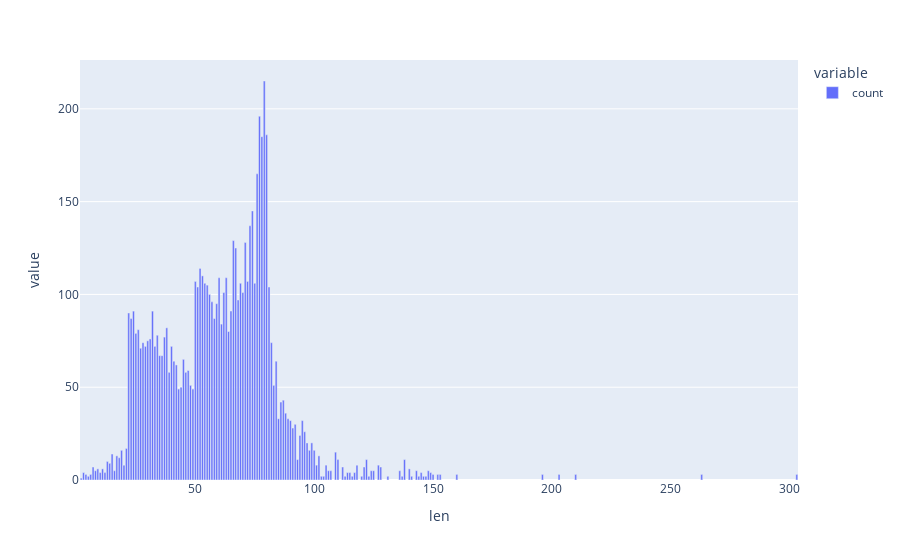

Notebook cell for this chart:
### Code cell
fig = px.bar(split_df.len.value_counts())
fig.show()

### Figure 1 — Plotly figure (JSON) as saved in the notebook; plotly's stock layout.template omitted (floating-point values rounded to 4 significant figures; data arrays with more than 128 entries replaced by an {"elided": "..."} marker saying what was removed)
{"data": [{"hovertemplate": "variable=count<br>len=%{x}<br>value=%{y}<extra></extra>", "legendgroup": "count", "marker": {"color": "#636efa", "pattern": {"shape": ""}}, "name": "count", "orientation": "v", "showlegend": true, "textposition": "auto", "type": "bar", "x": {"elided": "145 int values"}, "xaxis": "x", "y": {"elided": "145 int values"}, "yaxis": "y"}], "layout": {"barmode": "relative", "legend": {"title": {"text": "variable"}, "tracegroupgap": 0}, "margin": {"t": 60}, "xaxis": {"anchor": "y", "domain": [0, 1], "title": {"text": "len"}}, "yaxis": {"anchor": "x", "domain": [0, 1], "title": {"text": "value"}}}}
